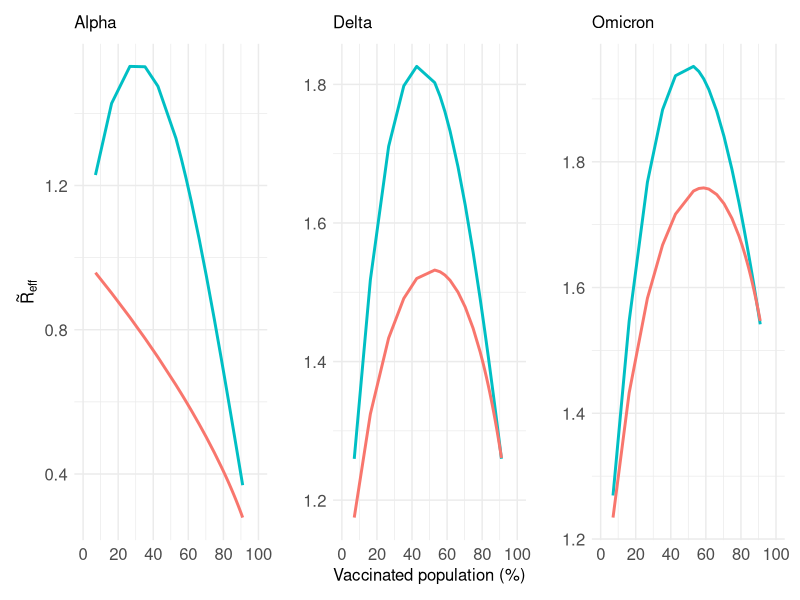
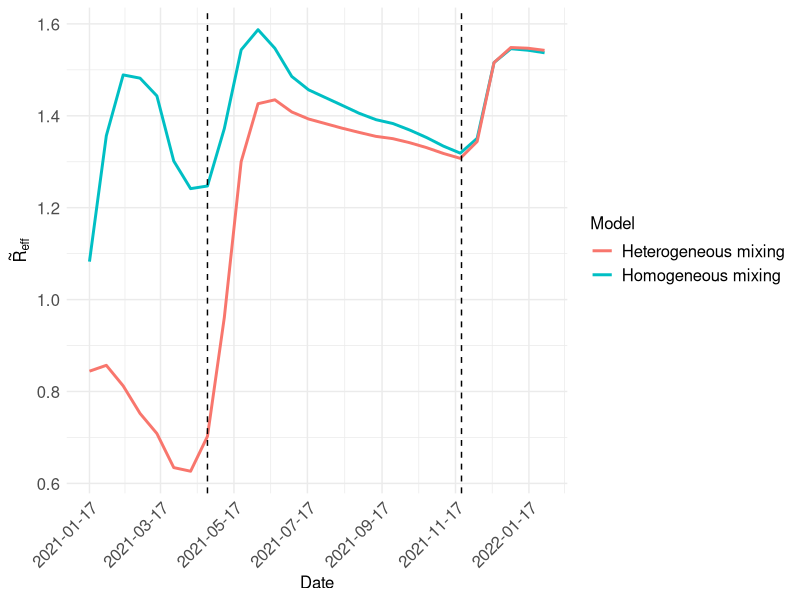
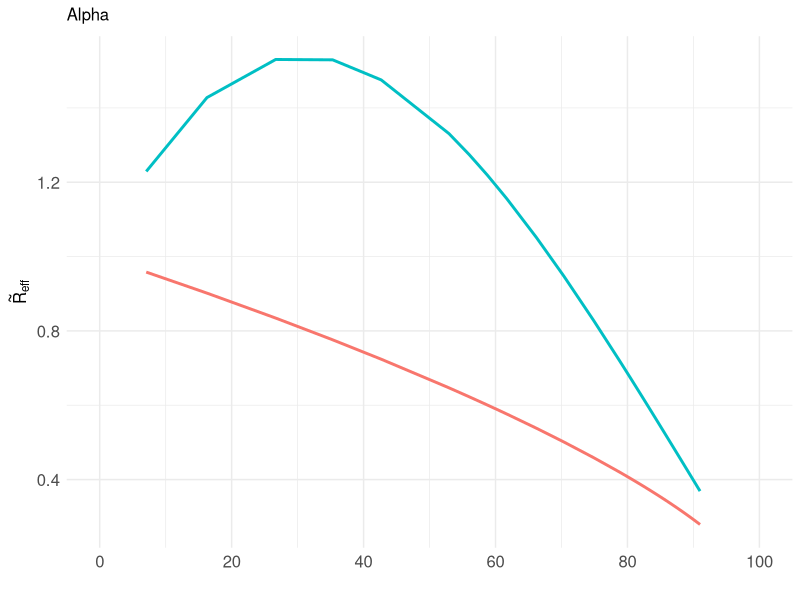
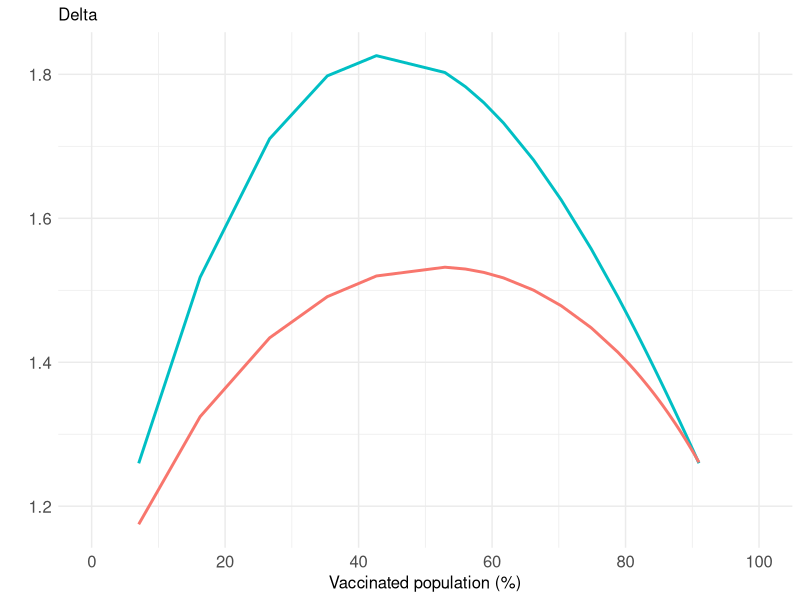
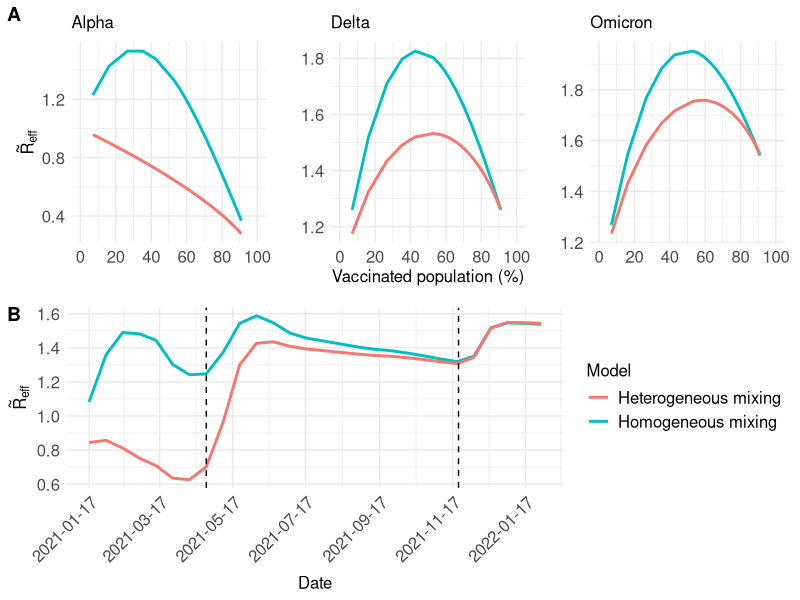
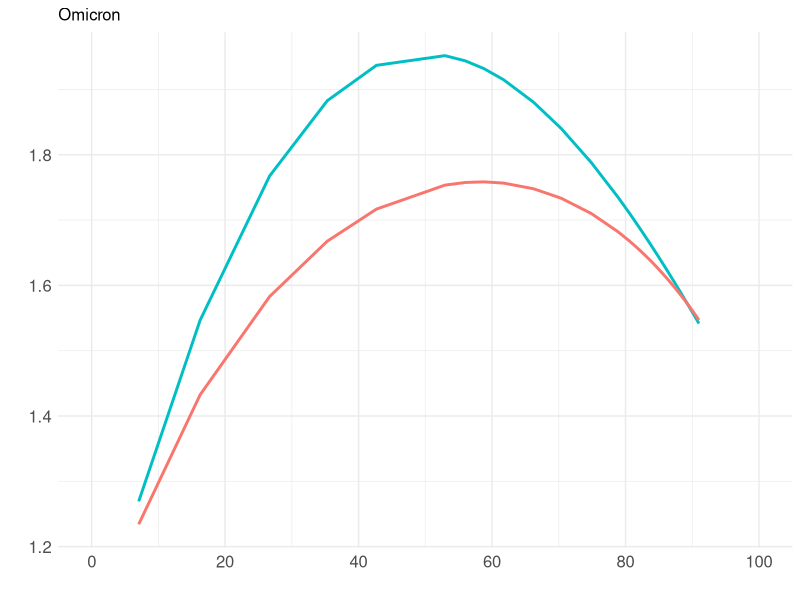

Write R code to recreate these figures, in order.
## ---- chunk 1
knitr::opts_chunk$set(echo = TRUE)
## ---- chunk 2
library(ggplot2)
library(dplyr)
library(tidyverse)
library(tidyr)
library(patchwork)
library(reshape2)
library(ggpubr)
## ---- chunk 3
# set working directory
vacc <- read.csv("Vac_perc.csv")

# Data pre-processing
## Remove first three rows (general info about the data)
vacc <- vacc[-(1:6), ]
## Remove the last row (no data)
vacc <- vacc[1:(nrow(vacc) - 1), ]

## Rename the columns
names(vacc) <- c("date", "perc_first_dose", "perc_second_dose", "perc_third_dose")

vacc <- vacc %>%
  mutate(
    date = dmy(date))

vacc$perc_first_dose <- as.numeric(vacc$perc_first_dose)
vacc$perc_second_dose <- as.numeric(vacc$perc_second_dose)
vacc$perc_third_dose <- as.numeric(vacc$perc_third_dose)

## ---- chunk 4
# Create a full sequence of daily dates
full_dates <- tibble(date = seq(min(vacc$date), max(vacc$date), by = "day"))

vacc_daily <- full_dates %>%
  left_join(vacc, by = "date") %>%
  mutate(
    perc_first_dose = spline(vacc$date, vacc$perc_first_dose, xout = date)$y,
    perc_second_dose = spline(vacc$date, vacc$perc_second_dose, xout = date)$y,
    perc_third_dose = spline(vacc$date, vacc$perc_third_dose, xout = date)$y
  )
## ---- chunk 5
# CoMix data (set working directory)
comix_org <- read.csv("UK_CoMix.csv")

# Convert dates into date format (they are in character format)
comix_org <- comix_org %>%
  mutate(
    start.date = dmy(start.date),
    end.date = dmy(end.date)
  )
## ---- chunk 6
long_comix <- melt(comix_org, id.vars = "start.day.as.a.number",
                   measure.vars = c("start.date", "end.date"),
                   variable.name = "date")
## ---- chunk 7
long_comix <- long_comix %>%
  group_by(start.day.as.a.number) %>%
  mutate(mid_date = mean(value))
## ---- chunk 8
comix_org$date <- unique(long_comix$mid_date)

# Remove start and end dates
comix_org <- comix_org[, -c(1,2,3)]
#Reorder columns
comix_org <- comix_org[, c(21, 1:20)]
## ---- chunk 9
# Calculate the mean number of contacts for each age group by dividing the number of contacts by total number of participants in that age group

for (i in 1:length(comix_org$date)) {
  if (i < 4) {
    comix_org$mean.0.17.to.0.17[i] <- 0
    comix_org$mean.0.17.to.18.45[i] <- 0
    comix_org$mean.0.17.to.45.64[i] <- 0
    comix_org$mean.0.17.to.65.120[i] <- 0
    
    comix_org$mean.18.45.to.0.17[i] <- comix_org$X18.45.to.0.17[i]/comix_org$N.18.45[i]
    comix_org$mean.18.45.to.18.45[i] <- comix_org$X18.45.to.18.45[i]/comix_org$N.18.45[i]
    comix_org$mean.18.45.to.45.64[i] <- comix_org$X18.45.to.45.64[i]/comix_org$N.18.45[i]
    comix_org$mean.18.45.to.65.120[i] <- comix_org$X18.45.to.65.120[i]/comix_org$N.18.45[i]
    
    comix_org$mean.45.64.to.0.17[i] <- comix_org$X45.64.to.0.17[i]/comix_org$N.45.64[i]
    comix_org$mean.45.64.to.18.45[i] <- comix_org$X45.64.to.18.45[i]/comix_org$N.45.64[i]
    comix_org$mean.45.64.to.45.64[i] <- comix_org$X45.64.to.45.64[i]/comix_org$N.45.64[i]
    comix_org$mean.45.64.to.65.120[i] <- comix_org$X45.64.to.65.120[i]/comix_org$N.45.64[i]
    
    comix_org$mean.65.120.to.0.17[i] <- comix_org$X65.120.to.0.17[i]/comix_org$N.65.120[i]
    comix_org$mean.65.120.to.18.45[i] <- comix_org$X65.120.to.18.45[i]/comix_org$N.65.120[i]
    comix_org$mean.65.120.to.45.64[i] <- comix_org$X65.120.to.45.64[i]/comix_org$N.65.120[i]
    comix_org$mean.65.120.to.65.120[i] <- comix_org$X65.120.to.65.120[i]/comix_org$N.65.120[i]
    
  } else {
    comix_org$mean.0.17.to.0.17[i] <- comix_org$X0.17.to.0.17[i]/comix_org$N.0.17[i]
    comix_org$mean.0.17.to.18.45[i] <- comix_org$X0.17.to.18.45[i]/comix_org$N.0.17[i]
    comix_org$mean.0.17.to.45.64[i] <- comix_org$X0.17.to.45.64[i]/comix_org$N.0.17[i]
    comix_org$mean.0.17.to.65.120[i] <- comix_org$X0.17.to.65.120[i]/comix_org$N.0.17[i]
    
    comix_org$mean.18.45.to.0.17[i] <- comix_org$X18.45.to.0.17[i]/comix_org$N.18.45[i]
    comix_org$mean.18.45.to.18.45[i] <- comix_org$X18.45.to.18.45[i]/comix_org$N.18.45[i]
    comix_org$mean.18.45.to.45.64[i] <- comix_org$X18.45.to.45.64[i]/comix_org$N.18.45[i]
    comix_org$mean.18.45.to.65.120[i] <- comix_org$X18.45.to.65.120[i]/comix_org$N.18.45[i]
    
    comix_org$mean.45.64.to.0.17[i] <- comix_org$X45.64.to.0.17[i]/comix_org$N.45.64[i]
    comix_org$mean.45.64.to.18.45[i] <- comix_org$X45.64.to.18.45[i]/comix_org$N.45.64[i]
    comix_org$mean.45.64.to.45.64[i] <- comix_org$X45.64.to.45.64[i]/comix_org$N.45.64[i]
    comix_org$mean.45.64.to.65.120[i] <- comix_org$X45.64.to.65.120[i]/comix_org$N.45.64[i]
    
    comix_org$mean.65.120.to.0.17[i] <- comix_org$X65.120.to.0.17[i]/comix_org$N.65.120[i]
    comix_org$mean.65.120.to.18.45[i] <- comix_org$X65.120.to.18.45[i]/comix_org$N.65.120[i]
    comix_org$mean.65.120.to.45.64[i] <- comix_org$X65.120.to.45.64[i]/comix_org$N.65.120[i]
    comix_org$mean.65.120.to.65.120[i] <- comix_org$X65.120.to.65.120[i]/comix_org$N.65.120[i]
    
  }
}

# Calculate the total number of contacts for each age group
for (i in 1:length(comix_org$date)) {
  comix_org$contact.0.17[i] <- comix_org$mean.0.17.to.0.17[i] + comix_org$mean.0.17.to.18.45[i] + comix_org$mean.0.17.to.45.64[i] + comix_org$mean.0.17.to.65.120[i]
  
  comix_org$contact.18.45[i] <- comix_org$mean.18.45.to.0.17[i] + comix_org$mean.18.45.to.18.45[i] + comix_org$mean.18.45.to.45.64[i] + comix_org$mean.18.45.to.65.120[i]
  
  comix_org$contact.45.64[i] <- comix_org$mean.45.64.to.0.17[i] + comix_org$mean.45.64.to.18.45[i] + comix_org$mean.45.64.to.45.64[i] + comix_org$mean.45.64.to.65.120[i]
  
  comix_org$contact.65.120[i] <- comix_org$mean.65.120.to.0.17[i] + comix_org$mean.65.120.to.18.45[i] + comix_org$mean.65.120.to.45.64[i] + comix_org$mean.65.120.to.65.120[i]
  
}

comix_org$"0-17" <- comix_org$contact.0.17 
comix_org$"18-45" <- comix_org$contact.18.45 
comix_org$"45-64" <- comix_org$contact.45.64 
comix_org$"65-120" <- comix_org$contact.65.120 


# calculate mean number of contacts across all age groups
for (i in 1:length(comix_org$date)) {
  comix_org$contact[i] <- (comix_org$contact.0.17[i]*comix_org$N.0.17[i] + comix_org$contact.18.45[i]*comix_org$N.18.45[i] + comix_org$contact.45.64[i]*comix_org$N.45.64[i] + comix_org$contact.65.120[i]*comix_org$N.65.120[i])/(comix_org$N.0.17[i] +comix_org$N.18.45[i] +comix_org$N.45.64[i] +comix_org$N.65.120[i])
}
## ---- chunk 10
vacc_daily$date <- as.Date(vacc_daily$date, format = "%Y-%m-%d")
comix_org$date <- as.Date(comix_org$date, format = "%Y-%m-%d")

vacc_comix <- merge(vacc_daily, comix_org, by = "date")

# extract columns date, perc_first_dose, perc_sec_dose, mean_contact
vacc_comix <- vacc_comix[, c(1,2,3,49)]

## ---- chunk 11
# number of contacts from the model
vacc_comix$contact_model <- 2.73 + 2.74 * vacc_comix$perc_first_dose/100
## ---- chunk 12
# set working directory
variants <- read.csv("variants.csv")

variants$date <- as.Date(variants$date, format = "%d/%m/%Y")

# Dates are ordered from 2022 to 2020, reverse it
variants <- variants %>% arrange(date)
## ---- chunk 13
# 1. Create a new column to identify Omicron subvariants
variants$is_omicron <- grepl("Omicron", variants$stratum, ignore.case = TRUE)

# 2. Filter for Omicron subvariants
omicron_data <- variants[variants$is_omicron == TRUE, ]

# 3. Group by week and sum the percentages of Omicron subvariants
omicron_summary <- omicron_data %>%
  group_by(date) %>%
  summarise(omicron_total = sum(metric_value))


date_omicron <- omicron_summary$date
date_delta <- variants$date[which(variants$stratum == "Delta")]
date_alpha <- variants$date[which(variants$stratum == "Alpha")]

# Data alpha
dat_alpha <- data.frame("date" = date_alpha,
                        "prop_alpha" = variants$metric_value[which(variants$stratum == "Alpha")]/100)

# Data delta
dat_delta <- data.frame("date" = date_delta,
                        "prop_delta" = variants$metric_value[which(variants$stratum == "Delta")]/100)

# Data omicron
dat_omic <- data.frame("date" = date_omicron,
                        "prop_omic" = omicron_summary$omicron_total/100)

## ---- chunk 14
var_data <- merge(dat_alpha, dat_delta, by = "date")

var_data <- merge(var_data, dat_omic, by = "date")

## ---- chunk 15
new_dates <- seq(from = min(var_data$date), to = max(var_data$date), by = "day")

# Perform linear interpolation using approx
interpolated_values_omic <- approx(x = dat_omic$date, y = dat_omic$prop_omic, xout = new_dates)

interpolated_values_delta <- approx(x = dat_delta$date, y = dat_delta$prop_delta, xout = new_dates)

interpolated_values_alpha <- approx(x = dat_alpha$date, y = dat_alpha$prop_alpha, xout = new_dates)

# Create a new data frame with interpolated values
data_inter <- data.frame(date = as.Date(interpolated_values_omic$x),
                         omic = interpolated_values_omic$y,
                         delta = interpolated_values_delta$y,
                         alpha = interpolated_values_alpha$y
)
data_inter$omic <- round(data_inter$omic, 4)
data_inter$delta <- round(data_inter$delta, 4)
data_inter$alpha <- round(data_inter$alpha, 4)
## ---- chunk 16
data_comm <- merge(data_inter, vacc_comix, by = "date")
## ---- chunk 17
data_comm$contact_model_2 <- (1 - data_comm$perc_first_dose/100)^2 * 1.68 + 2 * (1 - data_comm$perc_first_dose/100) * (data_comm$perc_first_dose/100) * 5.64 + (data_comm$perc_first_dose/100)^2 * 4.92
## ---- chunk 18
gamma_u <- 1/10
gamma_v <- 1/7
c_uu <- 1.68
c_uv <- 5.64
c_vv <- 4.92

alpha_alpha <- (1 - 0.753) # note these are for full vaccination
pi_alpha <- (1 - 0.786)

psi_alpha <- (gamma_u * alpha_alpha * pi_alpha)/gamma_v
sigma_u <- c_uv/c_uu
sigma_v <- c_vv/c_uv

data_comm$a_alpha <- 0*data_comm$perc_first_dose
data_comm$b_alpha <- 0*data_comm$perc_first_dose
data_comm$c_alpha <- 0*data_comm$perc_first_dose


for (i in 1:length(data_comm$perc_first_dose)) {
  
  data_comm$a_alpha[i] <- 1 - psi_alpha * sigma_u * sigma_v 
  
  data_comm$b_alpha[i] <- 2 * (1 + psi_alpha * sigma_u * (sigma_v - 2 * sigma_u))
  
  data_comm$c_alpha[i] <- 1 + 2 * psi_alpha * sigma_u * (sigma_v - 2 * sigma_u) + (psi_alpha * sigma_u * sigma_v)^2
  
  data_comm$Delta_R_eff_alpha[i] <- 0.5 * (1 - data_comm$a_alpha[i] * data_comm$perc_first_dose[i]/100 + 
                                       sqrt(1 - data_comm$b_alpha[i] * data_comm$perc_first_dose[i]/100 + data_comm$c_alpha[i] * (data_comm$perc_first_dose[i]/100)^2))
  
  data_comm$Delta_R_homo_alpha[i] <- (data_comm$contact_model_2[i]/1.68) * (1 - (1 - psi_alpha) * data_comm$perc_first_dose[i]/100)
  
}
## ---- chunk 19
gamma_u <- 1/10
gamma_v <- 1/7
c_uu <- 1.68
c_uv <- 5.64
c_vv <- 4.92

alpha_delta <- (1 - 0.160) # note these are for full vaccination
pi_delta <- (1 - 0.379)

psi_delta <- (gamma_u * alpha_delta * pi_delta)/gamma_v
sigma_u <- c_uv/c_uu
sigma_v <- c_vv/c_uv

data_comm$a_delta <- 0*data_comm$perc_first_dose
data_comm$b_delta <- 0*data_comm$perc_first_dose
data_comm$c_delta <- 0*data_comm$perc_first_dose


for (i in 1:length(data_comm$perc_first_dose)) {
  
  data_comm$a_delta[i] <- 1 - psi_delta * sigma_u * sigma_v 
  
  data_comm$b_delta[i] <- 2 * (1 + psi_delta * sigma_u * (sigma_v - 2 * sigma_u))
  
  data_comm$c_delta[i] <- 1 + 2 * psi_delta * sigma_u * (sigma_v - 2 * sigma_u) + (psi_delta * sigma_u * sigma_v)^2
  
  data_comm$Delta_R_eff_delta[i] <- 0.5 * (1 - data_comm$a_delta[i] * data_comm$perc_first_dose[i]/100 + 
                                       sqrt(1 - data_comm$b_delta[i] * data_comm$perc_first_dose[i]/100 + data_comm$c_delta[i] * (data_comm$perc_first_dose[i]/100)^2))
  
  data_comm$Delta_R_homo_delta[i] <- (data_comm$contact_model_2[i]/1.68) * (1 - (1 - psi_delta) * data_comm$perc_first_dose[i]/100)
  
}
## ---- chunk 20
gamma_u <- 1/10
gamma_v <- 1/7
c_uu <- 1.68
c_uv <- 5.64
c_vv <- 4.92

alpha_omicron <- (1 - 0.182) # note these are for full vaccination
pi_omicron <- (1 - 0.181)

psi_omicron <- (gamma_u * alpha_omicron * pi_omicron)/gamma_v
sigma_u <- c_uv/c_uu
sigma_v <- c_vv/c_uv

data_comm$a_omicron <- 0*data_comm$perc_first_dose
data_comm$b_omicron <- 0*data_comm$perc_first_dose
data_comm$c_omicron <- 0*data_comm$perc_first_dose


for (i in 1:length(data_comm$perc_first_dose)) {
  
  data_comm$a_omicron[i] <- 1 - psi_omicron * sigma_u * sigma_v 
  
  data_comm$b_omicron[i] <- 2 * (1 + psi_omicron * sigma_u * (sigma_v - 2 * sigma_u))
  
  data_comm$c_omicron[i] <- 1 + 2 * psi_omicron * sigma_u * (sigma_v - 2 * sigma_u) + (psi_omicron * sigma_u * sigma_v)^2
  
  data_comm$Delta_R_eff_omicron[i] <- 0.5 * (1 - data_comm$a_omicron[i] * data_comm$perc_first_dose[i]/100 + 
                                       sqrt(1 - data_comm$b_omicron[i] * data_comm$perc_first_dose[i]/100 + data_comm$c_omicron[i] * (data_comm$perc_first_dose[i]/100)^2))
  
  data_comm$Delta_R_homo_omicron[i] <- (data_comm$contact_model_2[i]/1.68) * (1 - (1 - psi_omicron) * data_comm$perc_first_dose[i]/100)
  
}
## ---- chunk 21
alpha <- ggplot(data_comm, aes(x = perc_first_dose)) +
  geom_line(aes(y = Delta_R_homo_alpha, colour = "Homogeneous mixing"), linewidth = 1) +
  geom_line(aes(y = Delta_R_eff_alpha, colour = "Heterogeneous mixing"), linewidth = 1) +
  labs(x = "", y = expression(tilde(R)[eff]), colour = "model", title = expression("Alpha")) +
  scale_x_continuous(breaks = seq(0, 100, 20), limits = c(0, 100)) +
  theme_minimal() +
  theme(legend.position = "no") +
  theme(plot.title = element_text(size = 12),
    axis.text.x = element_text(size = 12),
    axis.text.y = element_text(size = 12),
    axis.title.x = element_text(size = 12),
    axis.title.y = element_text(size = 12)
  )

## ---- chunk 22
delta <- ggplot(data_comm, aes(x = perc_first_dose)) +
  geom_line(aes(y = Delta_R_homo_delta, colour = "Homogeneous mixing"), linewidth = 1) +
  geom_line(aes(y = Delta_R_eff_delta, colour = "Heterogeneous mixing"), linewidth = 1) +
  labs(x = "Vaccinated population (%)", y = "", colour = "model", title = expression("Delta")) +
  scale_x_continuous(breaks = seq(0, 100, 20), limits = c(0, 100)) +
  theme_minimal() +
  theme(legend.position = "no") +
  theme(plot.title = element_text(size = 12),
    axis.text.x = element_text(size = 12),
    axis.text.y = element_text(size = 12),
    axis.title.x = element_text(size = 12),
    axis.title.y = element_text(size = 12)
  )

## ---- chunk 23
omic <- ggplot(data_comm, aes(x = perc_first_dose)) +
  geom_line(aes(y = Delta_R_homo_omicron, colour = "Homogeneous mixing"), linewidth = 1) +
  geom_line(aes(y = Delta_R_eff_omicron, colour = "Heterogeneous mixing"), linewidth = 1) +
  labs(x = "", y = "", colour = "model", title = expression("Omicron")) +
  scale_x_continuous(breaks = seq(0, 100, 20), limits = c(0, 100),) +
  theme_minimal() +
  theme(legend.position = "no") +
  theme(plot.title = element_text(size = 12),
    axis.text.x = element_text(size = 12),
    axis.text.y = element_text(size = 12),
    axis.title.x = element_text(size = 12),
    axis.title.y = element_text(size = 12)
  )

## ---- chunk 24
for (i in 1:length(data_comm$date)) {
  data_comm$Delta_R_eff[i] <- (data_comm$alpha[i] * data_comm$Delta_R_eff_alpha[i]) +
    (data_comm$delta[i] * data_comm$Delta_R_eff_delta[i]) +
    (data_comm$omic[i] * data_comm$Delta_R_eff_omicron[i])
  
  data_comm$Delta_R_eff_homo[i] <- (data_comm$alpha[i] * data_comm$Delta_R_homo_alpha[i]) +
    (data_comm$delta[i] * data_comm$Delta_R_homo_delta[i]) +
    (data_comm$omic[i] * data_comm$Delta_R_homo_omicron[i])
}
## ---- chunk 25
all <- ggplot(data_comm, aes(x = date)) +
  geom_line(aes(y = Delta_R_eff_homo, colour = "Homogeneous mixing"), linewidth = 1) +
  geom_line(aes(y = Delta_R_eff, colour = "Heterogeneous mixing"), linewidth = 1) +
  geom_vline(xintercept = as.Date("2021-04-25"), colour = "black", linetype = "dashed") + 
  geom_vline(xintercept = as.Date("2021-11-22"), colour = "black", linetype = "dashed") +
  labs(x = "Date", y = expression(tilde(R)[eff]), colour = "Model") +
  scale_x_continuous(breaks = seq(min(data_comm$date), max(data_comm$date), by = "2 month")) +
  theme_minimal() +
  theme(axis.text.x = element_text(angle = 45, hjust = 1)) +
  theme(
    axis.text.x = element_text(size = 12),
    axis.text.y = element_text(size = 12),
    axis.title.x = element_text(size = 12),
    axis.title.y = element_text(size = 12),
    legend.text = element_text(size = 12),
    legend.title = element_text(size = 12)
  ) +
  theme(plot.background = element_rect(fill = "white", colour = NA))

## ---- chunk 26
above_row <- (alpha + delta + omic)
## ---- chunk 27
fig_3 <- ggarrange(above_row, all,
                   labels = c("A","B"),
                   nrow = 2)
